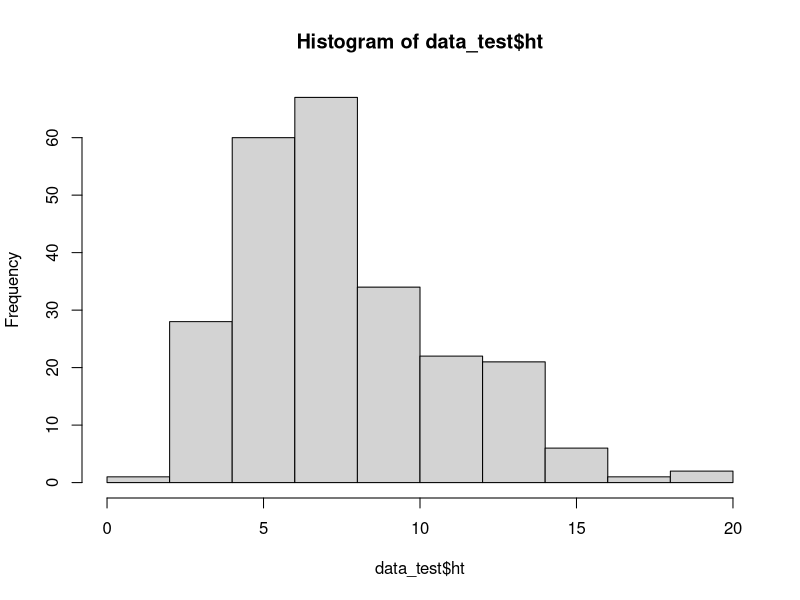
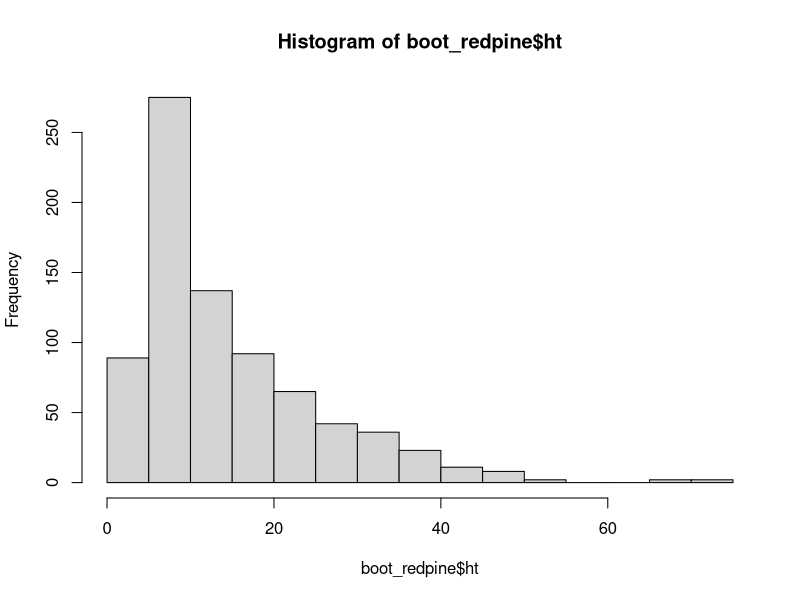
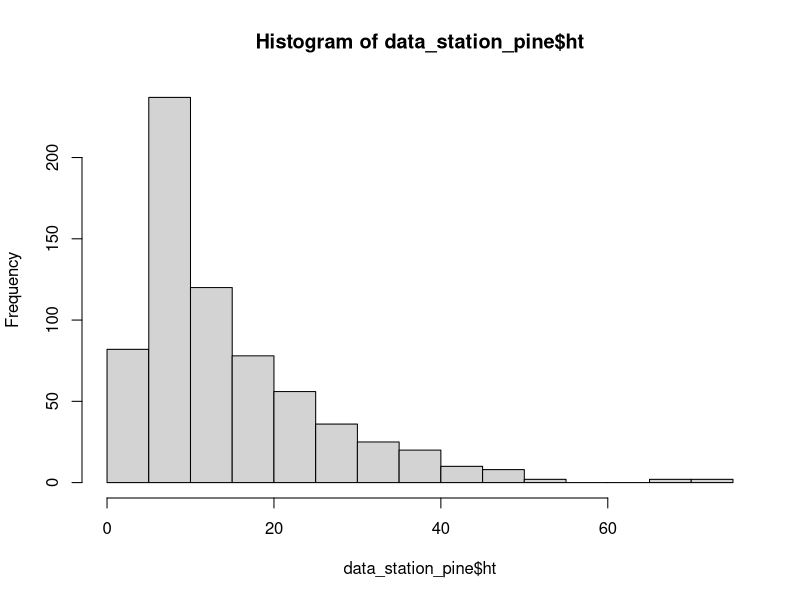
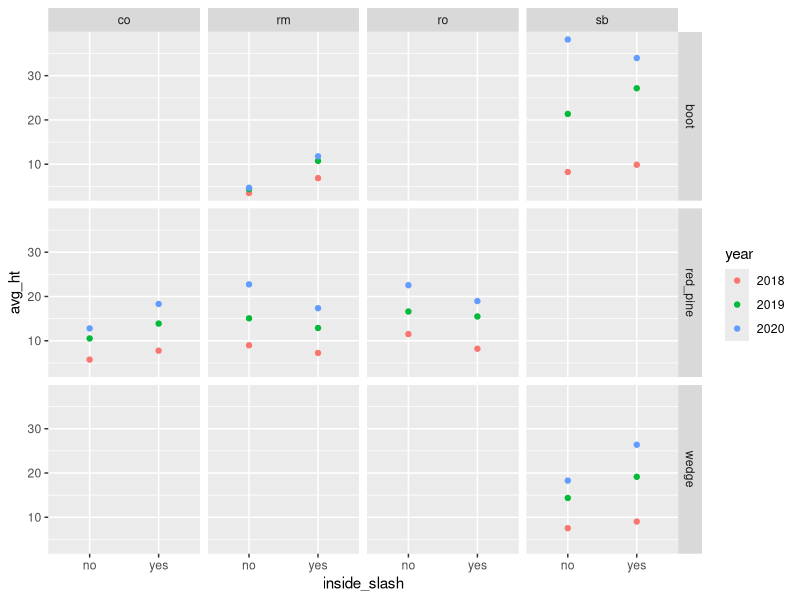
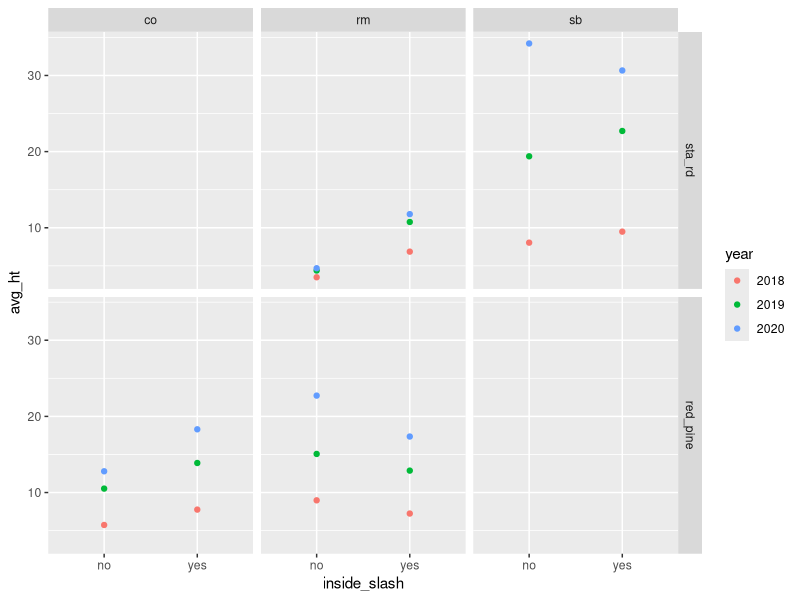
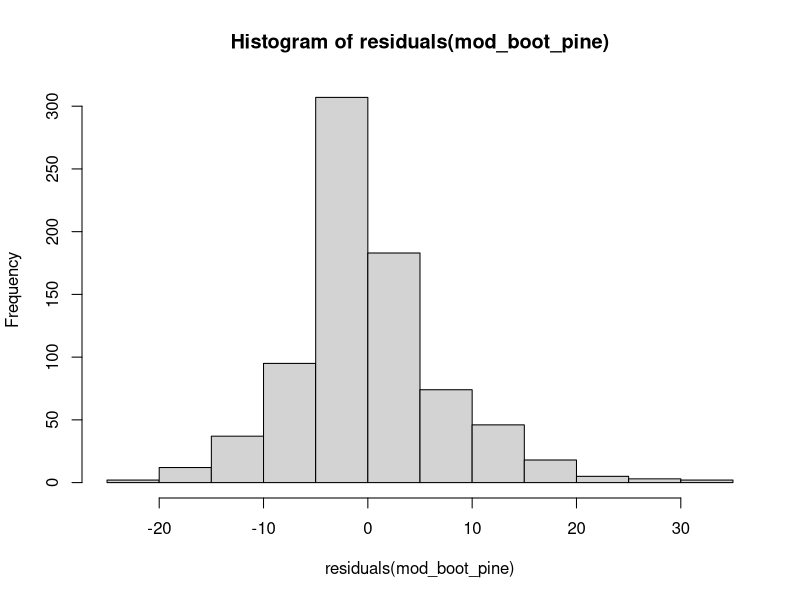
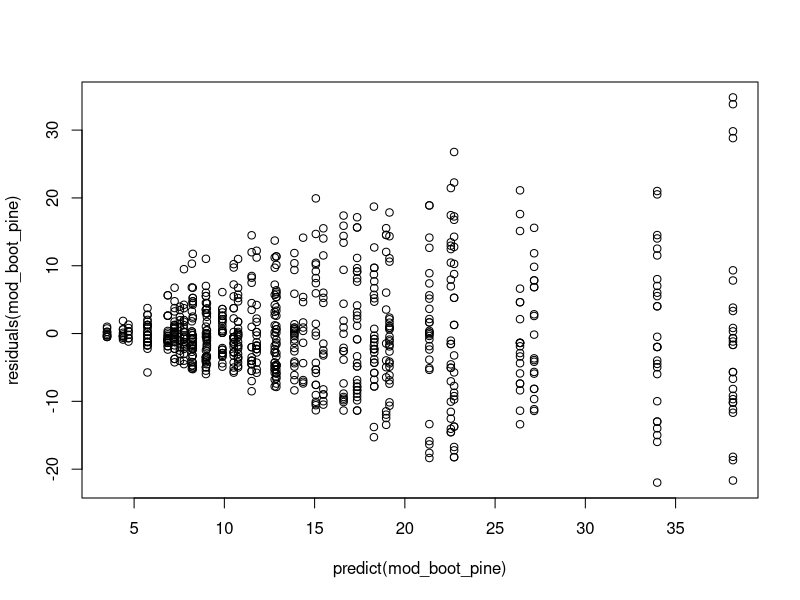
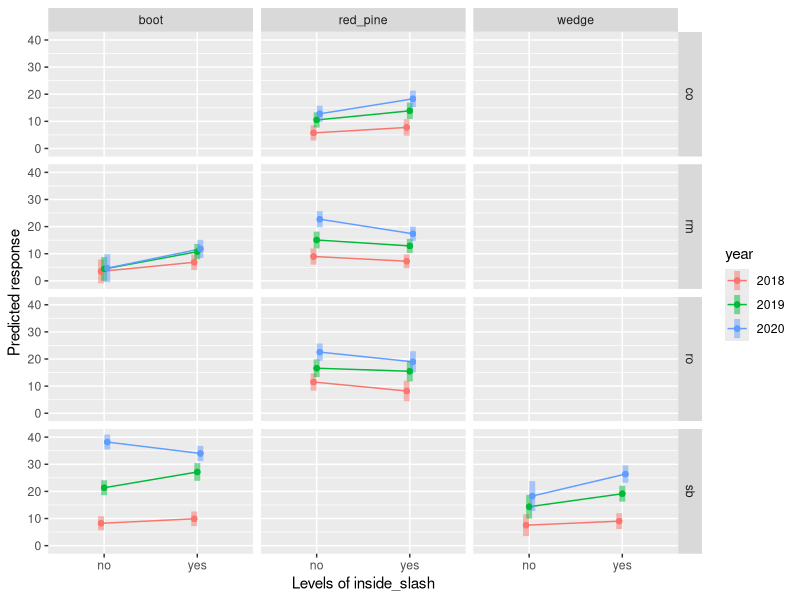

Write the R code that produced these figures, in order. (Note: this script raises an error after producing the figures.)
## ---- chunk 1
knitr::opts_chunk$set(echo = TRUE)
## ---- chunk 2

library(tidyverse)
library(skimr)        ## install.packages("skimr")
library(readr)
#  dplyr is part of tidyverse -- library(dplyr)

#
#in console
#   str(df)
#   print(df, n=10)
#   
#   to make a df into tibble use x1 <- as_tibble(original_df)  
#   
#   dim(df) will show dimensions of the df
#   


## ---- chunk 3

library(readr)
data_boot_redpine <- read_csv("tidy_avid_2018-2020_boot_redpine.csv") #removed "_short"

boot_redpine <- data_boot_redpine %>% #Data Mike collected 2021 from Katie's 2018-2019 plots
    # the "_short" from the input/tidy r-code, retains <16.5 " to avoid stump sprouts
  mutate_at(
    vars(harvest, year, inside_slash, inside_fence, plot, species, tag, year),
    factor) %>% 
 #filter(issue != "1") %>%  variable "issue" was removed in the input/tidy file code
 mutate(inside_fence = recode(inside_fence, "YES" = "yes")) #old = new


data_sta_rd <- read_csv("tidy_avid_2018-2020_gasline.csv") %>% # From Mike's AVID data
  mutate_at(
    vars(harvest, year, inside_slash, inside_fence, plot, species, tag, year),
    factor) %>% 
  filter(!c(harvest == "gas_line")) %>% 
  filter(c(harvest == "sta_rd"))


data_station_pine <- bind_rows(data_sta_rd, boot_redpine) %>% 
  filter(harvest %in% c("sta_rd", "red_pine", "boot", "wedge")) %>% 
  filter(harvest != "sta_rd" & species != "sm") %>%  #no SM inside slash at sta_rd
  filter(harvest != "sta_rd" & species != "ro") %>%  #no RO inside slash at sta_rd
  mutate(
    harv_agg = harvest
  ) %>% 
   mutate(
    harv_agg = recode(harv_agg, "boot" = "sta_rd", "wedge" = "sta_rd")
  )

data_test <- data_station_pine %>% 
  filter(year == "2018")

hist(data_test$ht)

## ---- chunk 4

boot_redpine_summ <- boot_redpine %>% 
  mutate(
    ht_cm = ht * 2.54,
    basal_sqm = basal_area * 0.09290304
  ) %>% 
  filter(inside_fence == "no") %>% 
  mutate(inside_fence = NULL) %>% 
  group_by(harvest, species, inside_slash, year) %>% 
 summarize(
   n = n(),
   avg_ht = mean(ht),
   sd_ht = sd(ht),
   avg_basal = mean(basal_area),
   sd_basal = sd(basal_area),
   avg_ht_cm = mean(ht_cm),
   sd_ht_cm = sd(ht_cm),
   avg_basal_sqm = mean(basal_sqm),
   sd_basal_sqm = sd(basal_sqm),
   avg_grdCov = mean(ground_cov_pct),
   sd_grdCov = sd(ground_cov_pct),
   avg_subCov = mean(sub_cov_pct),
   sd_subCov = sd(sub_cov_pct),
   avg_canCov = mean(canopy_cov_pct),
   sd_canCov = sd(canopy_cov_pct)
  )

write_csv(boot_redpine_summ, "avid_boot_redpine_summary_data.csv")
 #
 #NOTE - boot_redpine does not have a fence treatment. That variable was removed
 #

#  summary(avid2020$ht)
  hist(boot_redpine$ht)
   

## ---- chunk 5

station_pine_summ <- data_station_pine %>% 
  mutate(
    ht_cm = ht * 2.54,
    basal_sqm = basal_area * 0.09290304
  ) %>% 
  filter(inside_fence == "no") %>% 
  mutate(inside_fence = NULL) %>% 
 group_by(harv_agg, species, inside_slash, year) %>% 
 summarize(
   n = n(),
   avg_ht = mean(ht),
   sd_ht = sd(ht),
   avg_basal = mean(basal_area),
   sd_basal = sd(basal_area),
   avg_ht_cm = mean(ht_cm),
   sd_ht_cm = sd(ht_cm),
   avg_basal_sqm = mean(basal_sqm),
   sd_basal_sqm = sd(basal_sqm),
   avg_grdCov = mean(ground_cov_pct),
   sd_grdCov = sd(ground_cov_pct),
   avg_subCov = mean(sub_cov_pct),
   sd_subCov = sd(sub_cov_pct),
   avg_canCov = mean(canopy_cov_pct),
   sd_canCov = sd(canopy_cov_pct)
  )

write_csv(station_pine_summ, "avid_station_pine_summary_data.csv")


#NOTE - boot_redpine does not have a fence treatment. That variable was removed


#  summary(avid2020$ht)
  hist(data_station_pine$ht)


## ---- chunk 6



boot_redpine_summ %>% 
  filter(species != "bc" & harvest != "sta_rd") %>% 
ggplot(aes(x=inside_slash, y = avg_ht, color=year)) +
  geom_point()+
  facet_grid(harvest ~ species)

station_pine_summ %>% 
  filter(species != "sm" ) %>% 
ggplot(aes(x=inside_slash, y = avg_ht, color=year)) +
  geom_point()+
  facet_grid(harv_agg ~ species)



## ---- chunk 7

#the "plot" below of predict(mymod) showed that the variability
#of height was low for small seedlings and increased with large seedlings.
#This is heteroscedasticity and common in ecological data. The typical fix is
#a log transformation 
#
#


mod_boot_pine <- lm(ht~inside_slash * harvest * species * year, 
            data=subset(boot_redpine))




#The original model was run without log transformation of "ht".   , species != "bc" & harvest != "sta_rd"
#The histogram of residuals was adequate, but the heteroscedasticity
#was prominently fanned. The model was thus rerun with log transformation

hist(residuals(mod_boot_pine))  #appears normally distributed

#a log transformation will the distribution of residuals more normal
#note the high and low x-axis values 


plot(predict(mod_boot_pine),residuals(mod_boot_pine)) #this tests heteroscedasticity
# there is a strong "fan" pattern. ht will be log transformed.
# log transformation wasn't effective at removing heteroscedasticity

summary(mod_boot_pine)
anova(mod_boot_pine)
library(emmeans)

#Estimated Marginal Means
emmeans(mod_boot_pine,~ inside_slash * harvest * species * year, type = "response")
#using type="response" reverse transforms log(ht)



#emmip = Estimate Marginal Means Interaction Plot
#No Fence vs. Yes Fence, and Without vs. With Slash Wall
emmip(mod_boot_pine, year ~ inside_slash | species + harvest, type = "response", CIs=TRUE)



#emmip = Estimate Marginal Means Interaction Plot
#No Fence vs. Yes Fence, and Without vs. With Slash Wall
emmip(mod_boot_pine, harvest ~ inside_slash | species + year, type = "response", CIs=TRUE)

#pairwise looks at responses of pairs of the variable after the ~
#pairwise "inside_fence" assesses if the fence matters by slash x species x year
emmeans(mod_boot_pine,pairwise ~ harvest | inside_slash * species * year, type = "response")


#pairwise "inside_slash" assesses if the slash matters by fence x species x year
emmeans(mod_boot_pine,pairwise ~ inside_slash | harvest * species * year, type = "response")

## ---- chunk 8

#the "plot" below of predict(mymod) showed that the variability
#of height was low for small seedlings and increased with large seedlings.
#This is heteroscedasticity and common in ecological data. The typical fix is
#a log transformation 
#
mod_station_pine <- lm(ht ~ inside_slash * harv_agg * species * year, 
            data=subset(data_station_pine))

hist(log(data_station_pine$ht))

#The original model was run without log transformation of "ht".
#The histogram of residuals was adequate, but the heteroscedasticity
#was prominently fanned. The model was thus rerun with log transformation

hist(residuals(mod_boot_pine))  #appears normally distributed

#a log transformation will the distribution of residuals more normal
#note the high and low x-axis values 


plot(predict(mod_boot_pine),residuals(mod_boot_pine)) #this tests heteroscedasticity
# there is a strong "fan" pattern. ht will be log transformed.
# log transformation created an error, perhaps too many NA

summary(mod_station_pine)
anova(mod_station_pine)
library(emmeans)

#Estimated Marginal Means
emmeans(mod_station_pine,~ inside_slash * harv_agg * species * year, type = "response")
#using type="response" reverse transforms log(ht)



#emmip = Estimate Marginal Means Interaction Plot
#No Fence vs. Yes Fence, and Without vs. With Slash Wall
emmip(mod_station_pine, year ~ inside_slash | species + harv_agg, type = "response", CIs=TRUE)



#emmip = Estimate Marginal Means Interaction Plot
#No Fence vs. Yes Fence, and Without vs. With Slash Wall
emmip(mod_station_pine, harv_agg ~ inside_slash | species + year, type = "response", CIs=TRUE)

#pairwise looks at responses of pairs of the variable after the ~
#pairwise "inside_fence" assesses if the fence matters by slash x species x year
emmeans(mod_station_pine,pairwise ~ harv_agg | inside_slash * species * year, type = "response")


#pairwise "inside_slash" assesses if the slash matters by fence x species x year
emmeans(mod_station_pine,pairwise ~ inside_slash | harv_agg * species * year, type = "response")

## ---- chunk 9

p <- ggplot(filter(avid2020, year == 2020),
      aes(x = basal_area, y = ht))
p + geom_point(aes(color=species))+ facet_grid(~inside_slash)


  
